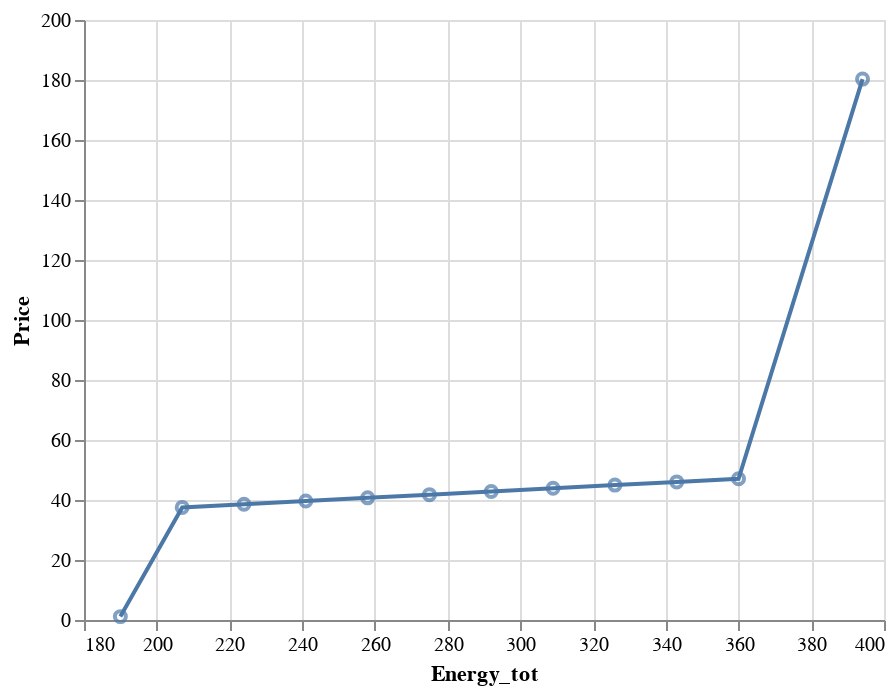

The cell this chart's notebook holds for it:
### Code cell
alt.Chart(df_plot).mark_line().encode(x='Energy_tot:Q', y='Price:Q') + \
alt.Chart(df_plot).mark_point().encode(x='Energy_tot:Q', y='Price:Q')

### Figure 1 — Vega-Lite specification as saved in the notebook (floating-point values rounded to 4 significant figures)
{"config": {"view": {"continuousWidth": 400, "continuousHeight": 300}}, "layer": [{"mark": "line", "encoding": {"x": {"type": "quantitative", "field": "Energy_tot"}, "y": {"type": "quantitative", "field": "Price"}}}, {"mark": "point", "encoding": {"x": {"type": "quantitative", "field": "Energy_tot"}, "y": {"type": "quantitative", "field": "Price"}}}], "data": {"name": "data-6d8c122bb29ed6a783c197c299c8e187"}, "$schema": "https://vega.github.io/schema/vega-lite/v4.8.1.json", "datasets": {"data-6d8c122bb29ed6a783c197c299c8e187": [{"Pot_max": 394.1, "Year": 2020, "Month": 2, "Day": 1, "Period": 20, "Block": 1, "Price": 1.13, "Energy": 190.0, "Date": "2020-02-01T00:00:00", "Weekday": "Saturday", "Energy_tot": 190.0, "Marg_Price": 39.63, "NG_Price": 1.91}, {"Pot_max": 394.1, "Year": 2020, "Month": 2, "Day": 1, "Period": 20, "Block": 2, "Price": 37.53, "Energy": 17.0, "Date": "2020-02-01T00:00:00", "Weekday": "Saturday", "Energy_tot": 207.0, "Marg_Price": 39.63, "NG_Price": 1.91}, {"Pot_max": 394.1, "Year": 2020, "Month": 2, "Day": 1, "Period": 20, "Block": 3, "Price": 38.59, "Energy": 17.0, "Date": "2020-02-01T00:00:00", "Weekday": "Saturday", "Energy_tot": 224.0, "Marg_Price": 39.63, "NG_Price": 1.91}, {"Pot_max": 394.1, "Year": 2020, "Month": 2, "Day": 1, "Period": 20, "Block": 4, "Price": 39.66, "Energy": 17.0, "Date": "2020-02-01T00:00:00", "Weekday": "Saturday", "Energy_tot": 241.0, "Marg_Price": 39.63, "NG_Price": 1.91}, {"Pot_max": 394.1, "Year": 2020, "Month": 2, "Day": 1, "Period": 20, "Block": 5, "Price": 40.72, "Energy": 17.0, "Date": "2020-02-01T00:00:00", "Weekday": "Saturday", "Energy_tot": 258.0, "Marg_Price": 39.63, "NG_Price": 1.91}, {"Pot_max": 394.1, "Year": 2020, "Month": 2, "Day": 1, "Period": 20, "Block": 6, "Price": 41.78, "Energy": 17.0, "Date": "2020-02-01T00:00:00", "Weekday": "Saturday", "Energy_tot": 275.0, "Marg_Price": 39.63, "NG_Price": 1.91}, {"Pot_max": 394.1, "Year": 2020, "Month": 2, "Day": 1, "Period": 20, "Block": 7, "Price": 42.84, "Energy": 17.0, "Date": "2020-02-01T00:00:00", "Weekday": "Saturday", "Energy_tot": 292.0, "Marg_Price": 39.63, "NG_Price": 1.91}, {"Pot_max": 394.1, "Year": 2020, "Month": 2, "Day": 1, "Period": 20, "Block": 8, "Price": 43.91, "Energy": 17.0, "Date": "2020-02-01T00:00:00", "Weekday": "Saturday", "Energy_tot": 309.0, "Marg_Price": 39.63, "NG_Price": 1.91}, {"Pot_max": 394.1, "Year": 2020, "Month": 2, "Day": 1, "Period": 20, "Block": 9, "Price": 44.97, "Energy": 17.0, "Date": "2020-02-01T00:00:00", "Weekday": "Saturday", "Energy_tot": 326.0, "Marg_Price": 39.63, "NG_Price": 1.91}, {"Pot_max": 394.1, "Year": 2020, "Month": 2, "Day": 1, "Period": 20, "Block": 10, "Price": 46.03, "Energy": 17.0, "Date": "2020-02-01T00:00:00", "Weekday": "Saturday", "Energy_tot": 343.0, "Marg_Price": 39.63, "NG_Price": 1.91}, {"Pot_max": 394.1, "Year": 2020, "Month": 2, "Day": 1, "Period": 20, "Block": 11, "Price": 47.09, "Energy": 17.0, "Date": "2020-02-01T00:00:00", "Weekday": "Saturday", "Energy_tot": 360.0, "Marg_Price": 39.63, "NG_Price": 1.91}, {"Pot_max": 394.1, "Year": 2020, "Month": 2, "Day": 1, "Period": 20, "Block": 12, "Price": 180.3, "Energy": 34.1, "Date": "2020-02-01T00:00:00", "Weekday": "Saturday", "Energy_tot": 394.1, "Marg_Price": 39.63, "NG_Price": 1.91}]}}
